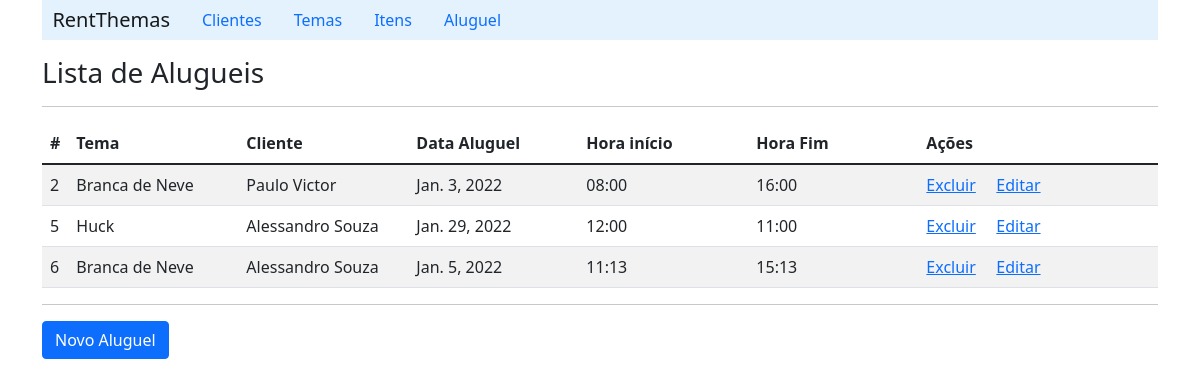
Page /listRent/ on the earlier database version.
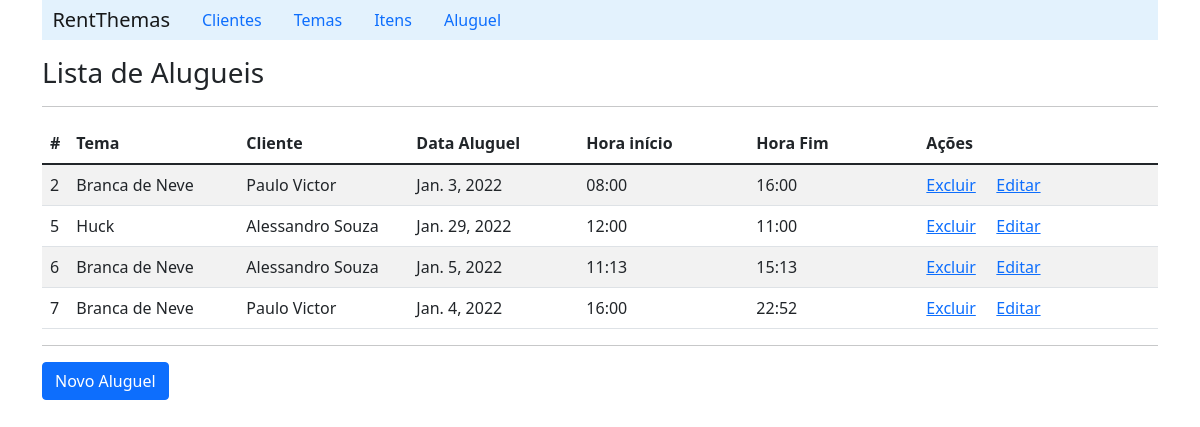
Same page on the later database version.
### rent/models.py (models this page shows, shortened)
class Rent(models.Model):
    date = models.DateField(blank=False, null=False)
    start_hours = models.CharField(max_length=5, blank=False, null=False)
    end_hours = models.CharField(max_length=5, blank=False, null=False)
    client = models.ForeignKey('Client', on_delete=CASCADE, related_name='rents')
    theme = models.ForeignKey('Theme', on_delete=CASCADE, related_name='rents')
    address = models.OneToOneField('Address', on_delete=models.CASCADE, null=True)

class Theme(models.Model):
    name = models.CharField(max_length=20, blank=False)
    color = models.CharField(max_length=10)
    price = models.FloatField()
    itens =  models.ManyToManyField('Item', related_name='themes')

class Client(models.Model):
    name = models.CharField(max_length=60, blank=False)
    email = models.CharField(max_length=60, blank=True)

### rent/views.py (the view)
# urls.py: path('listRent/', RentViews.listRent),
    def listRent(request):
        rent_list = Rent.objects.all()
        context = {'rent_list': rent_list}
        return render(request, 'rent/listRent.html', context)

### rent/templates/rent/listRent.html (shortened to what this page needs)
{% extends "index.html" %}
    {% block content %}
        <h3>Lista de Alugueis</h3>
        <hr>
        <table class="table table-striped">
            {% if rent_list %}
                <thead>
                    <tr>
                        <th scope="col">#</th>
                        <th scope="col">Tema</th>
                        <th scope="col">Cliente</th>
                        <th scope="col">Data Aluguel</th>
                        <th scope="col">Hora início</th>
                        <th scope="col">Hora Fim</th>
                        <th scope="col">Ações</th>
                        <th scope="col"></th>
                    </tr>
                </thead>
                {% for rent in rent_list%}
                    <tr>
                        <td width='15'>{{rent.id}}</td>
                        <td width='170'>{{rent.theme.name}}</td>
                        <td width='170'>{{rent.client.name}}</td>
                        <td width='170'>{{rent.date}}</td>
                        <td width='170'>{{rent.start_hours}}</td>
                        <td width='170'>{{rent.end_hours}}</td>
                        <td width='70'><a href="/deleteRent/{{rent.id}}">Excluir</a></td>
                        <td><a href="/detailRent/{{rent.id}}">Editar</a></td>
                    </tr>
                {% endfor %}
            {% else %}
                <p>Nenhum item cadastrado!!</p>
            {%endif%}
        </table>
        <hr>
        <a class="btn btn-primary" href="/formRent">Novo Aluguel</a>
    {% endblock %}

### rent/templates/index.html (shortened to what this page needs)
{% load static %}
<!DOCTYPE html>
<html lang="pt-br">
<head>
    <link rel="stylesheet" href="https://cdn.jsdelivr.net/npm/bootstrap@5.1.1/dist/css/bootstrap.min.css">
    <link rel="stylesheet" href="https://pro.fontawesome.com/releases/v5.10.0/css/all.css"/>
</head>
<body>
    <div id="sidebar" class="container"  style="margin-top: 0;">
        <div>
            <nav class="nav navbar-light" style="background-color: #e3f2fd;">
                <a class="navbar-brand" href="/">&nbsp; RentThemas</a>
                <a class="nav-link" href="/listClient">Clientes</a>
                <a class="nav-link" href="/listTheme">Temas</a>
                <a class="nav-link" href="/listItem">Itens</a>
                <a class="nav-link" href="/listRent">Aluguel</a>
            </nav>
        </div>
    </div>
    <div id="content" class="container">
        {% block content %}
        {% endblock %}
    </div>
</body>
</html>

Differences in the rows shown:
added Rent: id "7", theme.name "Branca de Neve", client.name "Paulo Victor", date "Jan. 4, 2022", start_hours "16:00", end_hours "22:52"
